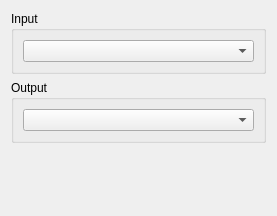
<?xml version="1.0" encoding="UTF-8"?>
<ui version="4.0">
 <class>SettingAudioDeviceForm</class>
 <widget class="QWidget" name="SettingAudioDeviceForm">
  <property name="geometry">
   <rect>
    <x>0</x>
    <y>0</y>
    <width>277</width>
    <height>216</height>
   </rect>
  </property>
  <property name="windowTitle">
   <string>Form</string>
  </property>
  <layout class="QVBoxLayout" name="verticalLayout">
   <item>
    <widget class="QGroupBox" name="groupBox">
     <property name="title">
      <string>Input</string>
     </property>
     <layout class="QHBoxLayout" name="horizontalLayout">
      <item>
       <widget class="QComboBox" name="comboBox_input"/>
      </item>
     </layout>
    </widget>
   </item>
   <item>
    <widget class="QGroupBox" name="groupBox_2">
     <property name="title">
      <string>Output</string>
     </property>
     <layout class="QHBoxLayout" name="horizontalLayout_2">
      <item>
       <widget class="QComboBox" name="comboBox_output"/>
      </item>
     </layout>
    </widget>
   </item>
   <item>
    <spacer name="verticalSpacer">
     <property name="orientation">
      <enum>Qt::Vertical</enum>
     </property>
     <property name="sizeHint" stdset="0">
      <size>
       <width>20</width>
       <height>57</height>
      </size>
     </property>
    </spacer>
   </item>
  </layout>
 </widget>
 <resources/>
 <connections/>
</ui>
